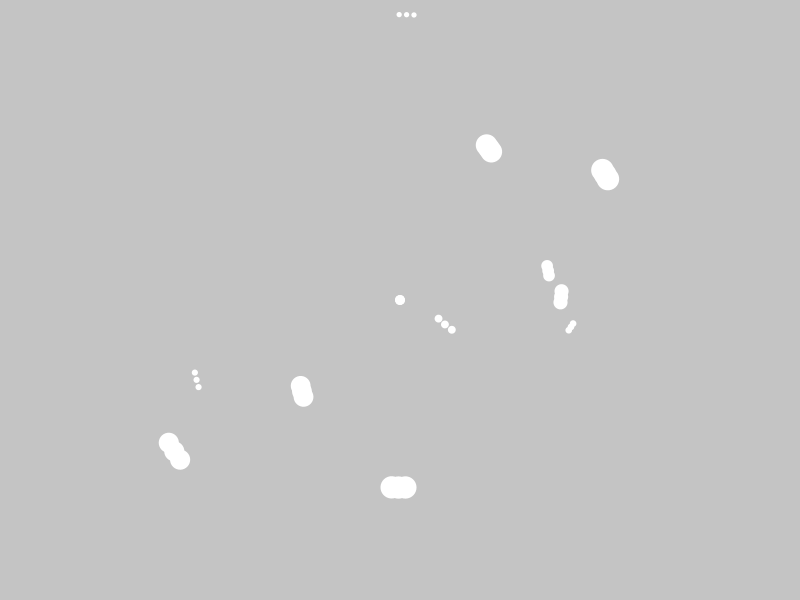
Frame 1 (no input)
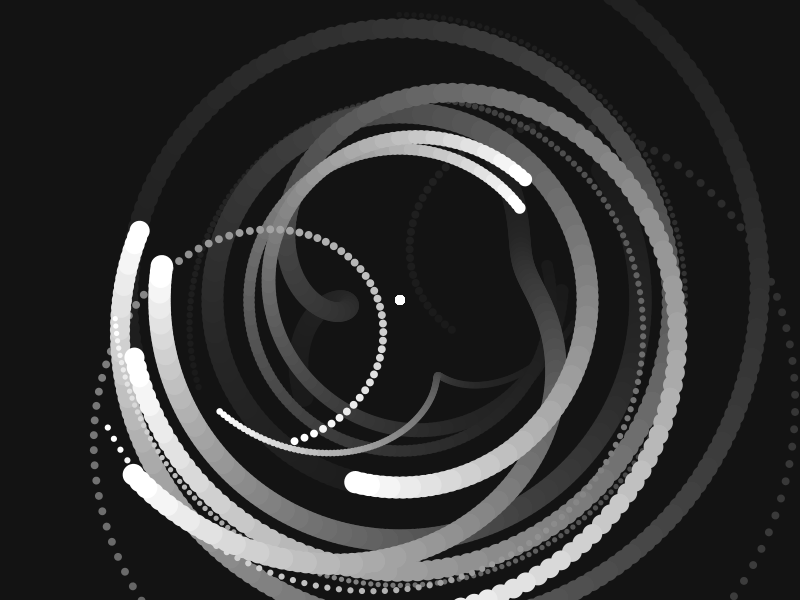
Frame 60 (the mouse pressed at the canvas centre just before this capture)
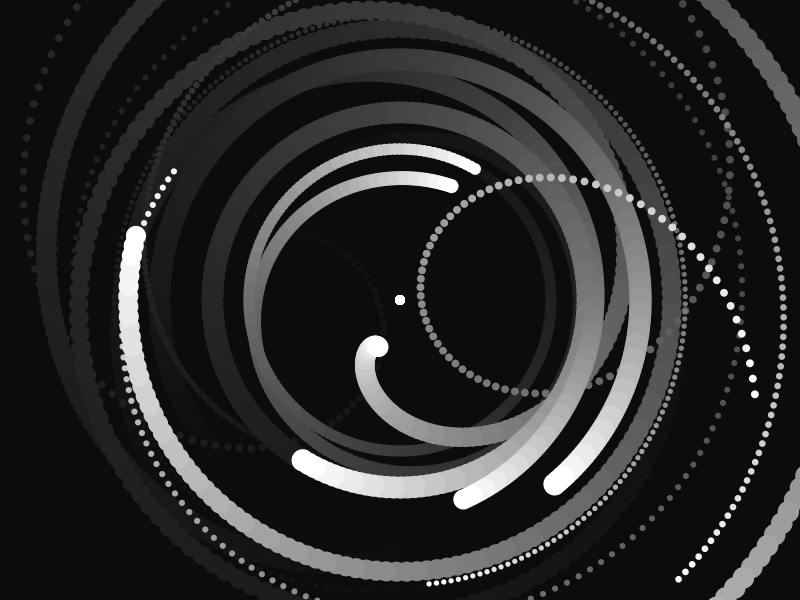
Frame 120 (the mouse held since frame 60 and released just before this capture)

The Processing sketch that drew these frames (run headless with seeded random() and noise(); from frame 60 on, the mouse is pressed at the canvas centre):

// Processing sketch: solar_system_w_class
// ── solar_system_w_class.pde
int nc = 3;
planet sun;

 void setup()
 {
   size(800,600); 
   sun=new planet(2);
   sun.dist = 0.0;
   sun.speed= 0.0;
 } 

 void draw()
 {
   noStroke();
   fill(0,0,0,10);
   rect(0,0,width,height);
   fill(255);
   translate(width/2,height/2);
   scale(0.5);

   for(int i = 0; i < nc; i = i + 1)
   {
     sun.display();
     sun.update();
   }
 }

// ── planet.pde
class planet
{
 float angle = 0.0;
 float dist = 100.0;
 float speed = 1.0;
 float size= 30.0; 
 int nm = 0;
 planet[] moons;
 int gen = 0;
 
 planet(int _gen)
 {
  this.gen = _gen;
  this.angle = random(360);
  this.dist = random(50,600);
  this.speed = random( 0.5,3);
  this.size = random(10,50);
  this.nm = floor(random(1,6));
  if(this.gen > 0)
  {
     this.moons = new planet[this.nm];
     for(int i = 0; i < this.nm; i = i + 1)
    {
      this.moons[i] = new planet(_gen - 1);
    }
  }
 }
 
 void update()
 {
  this.angle = this.angle + this.speed;
 }

 void display()
 {
   pushMatrix();
       rotate(radians(this.angle));
       translate(this.dist,0);
       circle(0,0,this.size);
       if(this.gen > 0)
       {
       for(int i = 0; i < this.nm; i = i + 1)
         {
         this.moons[i].display();
         this.moons[i].update();
         }
       }
      popMatrix(); 
 }
}
